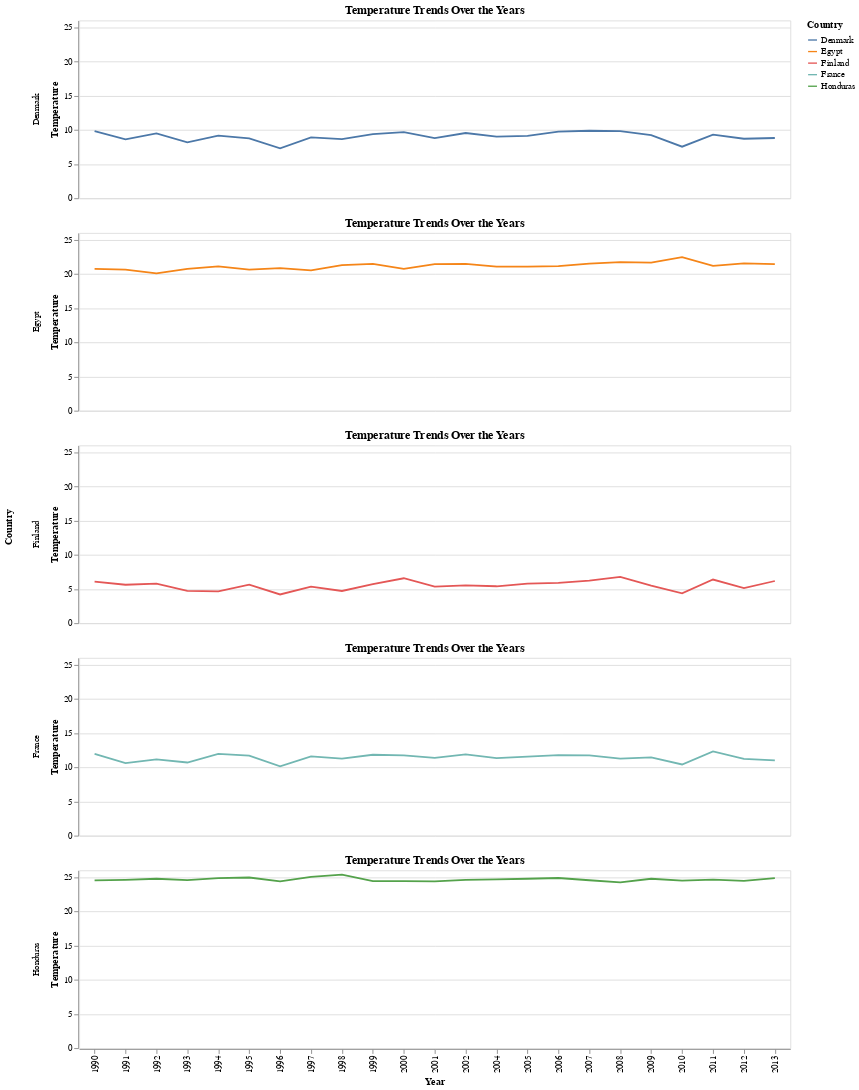

Notebook code cell kept with this figure:
### Code cell
subset_countries = ['Denmark', 'Egypt', 'Finland', 'France', 'Honduras']
subset_data = aggregated_data[aggregated_data['Country'].isin(subset_countries)]

temp_chart = alt.Chart(subset_data).mark_line().encode(
    x='Year:O',
    y='Temperature:Q',
    color='Country:N',
    tooltip=['Country', 'Year', 'Temperature']
).properties(
    width=800,
    height=200,
    title='Temperature Trends Over the Years'
).facet(
    row='Country:N'
)

temp_chart

### Figure 1 — Vega-Lite specification as saved in the notebook (floating-point values rounded to 4 significant figures)
{"config": {"view": {"continuousWidth": 300, "continuousHeight": 300}}, "data": {"name": "data-2c1a88dd7d0448e840ef0e7f35f7e1bb"}, "facet": {"row": {"field": "Country", "type": "nominal"}}, "spec": {"mark": {"type": "line"}, "encoding": {"color": {"field": "Country", "type": "nominal"}, "tooltip": [{"field": "Country", "type": "nominal"}, {"field": "Year", "type": "quantitative"}, {"field": "Temperature", "type": "quantitative"}], "x": {"field": "Year", "type": "ordinal"}, "y": {"field": "Temperature", "type": "quantitative"}}, "height": 200, "title": "Temperature Trends Over the Years", "width": 800}, "$schema": "https://vega.github.io/schema/vega-lite/v5.14.1.json", "datasets": {"data-2c1a88dd7d0448e840ef0e7f35f7e1bb": [{"Country": "Denmark", "Year": 1990, "Yield": 11440000.0, "Pesticides": 869.5, "Temperature": 9.83, "Rainfall": 703.0}, {"Country": "Denmark", "Year": 1991, "Yield": 9092000.0, "Pesticides": 712.2, "Temperature": 8.62, "Rainfall": 703.0}, {"Country": "Denmark", "Year": 1992, "Yield": 8957000.0, "Pesticides": 702.7, "Temperature": 9.47, "Rainfall": 703.0}, {"Country": "Denmark", "Year": 1993, "Yield": 7595000.0, "Pesticides": 631.5, "Temperature": 8.16, "Rainfall": 703.0}, {"Country": "Denmark", "Year": 1994, "Yield": 7812000.0, "Pesticides": 603.6, "Temperature": 9.15, "Rainfall": 703.0}, {"Country": "Denmark", "Year": 1995, "Yield": 7868000.0, "Pesticides": 462.5, "Temperature": 8.75, "Rainfall": 703.0}, {"Country": "Denmark", "Year": 1996, "Yield": 7597000.0, "Pesticides": 565.1, "Temperature": 7.31, "Rainfall": 703.0}, {"Country": "Denmark", "Year": 1997, "Yield": 8009000.0, "Pesticides": 566.2, "Temperature": 8.91, "Rainfall": 703.0}, {"Country": "Denmark", "Year": 1998, "Yield": 8001000.0, "Pesticides": 557.6, "Temperature": 8.65, "Rainfall": 703.0}, {"Country": "Denmark", "Year": 1999, "Yield": 10300000.0, "Pesticides": 441.2, "Temperature": 9.37, "Rainfall": 703.0}, {"Country": "Denmark", "Year": 2000, "Yield": 10510000.0, "Pesticides": 231.3, "Temperature": 9.67, "Rainfall": 703.0}, {"Country": "Denmark", "Year": 2001, "Yield": 10680000.0, "Pesticides": 239.6, "Temperature": 8.78, "Rainfall": 703.0}, {"Country": "Denmark", "Year": 2002, "Yield": 10620000.0, "Pesticides": 441.4, "Temperature": 9.54, "Rainfall": 703.0}, {"Country": "Denmark", "Year": 2004, "Yield": 11740000.0, "Pesticides": 446.2, "Temperature": 9.0, "Rainfall": 703.0}, {"Country": "Denmark", "Year": 2005, "Yield": 11210000.0, "Pesticides": 499.6, "Temperature": 9.11, "Rainfall": 703.0}, {"Country": "Denmark", "Year": 2006, "Yield": 10940000.0, "Pesticides": 494.3, "Temperature": 9.74, "Rainfall": 703.0}, {"Country": "Denmark", "Year": 2007, "Yield": 12940000.0, "Pesticides": 513.4, "Temperature": 9.87, "Rainfall": 703.0}, {"Country": "Denmark", "Year": 2008, "Yield": 10280000.0, "Pesticides": 637.9, "Temperature": 9.82, "Rainfall": 703.0}, {"Country": "Denmark", "Year": 2009, "Yield": 11460000.0, "Pesticides": 436.5, "Temperature": 9.22, "Rainfall": 703.0}, {"Country": "Denmark", "Year": 2010, "Yield": 11260000.0, "Pesticides": 599.3, "Temperature": 7.54, "Rainfall": 703.0}, {"Country": "Denmark", "Year": 2011, "Yield": 11160000.0, "Pesticides": 700.2, "Temperature": 9.31, "Rainfall": 703.0}, {"Country": "Denmark", "Year": 2012, "Yield": 11540000.0, "Pesticides": 917.1, "Temperature": 8.7, "Rainfall": 703.0}, {"Country": "Denmark", "Year": 2013, "Yield": 12230000.0, "Pesticides": 645.9, "Temperature": 8.81, "Rainfall": 703.0}, {"Country": "Egypt", "Year": 1990, "Yield": 11890000.0, "Pesticides": 1782.0, "Temperature": 20.73, "Rainfall": 51.0}, {"Country": "Egypt", "Year": 1991, "Yield": 11980000.0, "Pesticides": 1230.0, "Temperature": 20.64, "Rainfall": 51.0}, {"Country": "Egypt", "Year": 1992, "Yield": 11920000.0, "Pesticides": 900.7, "Temperature": 20.09, "Rainfall": 51.0}, {"Country": "Egypt", "Year": 1993, "Yield": 12120000.0, "Pesticides": 662.5, "Temperature": 20.74, "Rainfall": 51.0}, {"Country": "Egypt", "Year": 1994, "Yield": 12180000.0, "Pesticides": 778.9, "Temperature": 21.1, "Rainfall": 51.0}, {"Country": "Egypt", "Year": 1995, "Yield": 12280000.0, "Pesticides": 798.5, "Temperature": 20.62, "Rainfall": 51.0}, {"Country": "Egypt", "Year": 1996, "Yield": 12500000.0, "Pesticides": 818.2, "Temperature": 20.85, "Rainfall": 51.0}, {"Country": "Egypt", "Year": 1997, "Yield": 12540000.0, "Pesticides": 837.8, "Temperature": 20.52, "Rainfall": 51.0}, {"Country": "Egypt", "Year": 1998, "Yield": 12440000.0, "Pesticides": 857.4, "Temperature": 21.29, "Rainfall": 51.0}, {"Country": "Egypt", "Year": 1999, "Yield": 12360000.0, "Pesticides": 877.1, "Temperature": 21.46, "Rainfall": 51.0}, {"Country": "Egypt", "Year": 2000, "Yield": 12660000.0, "Pesticides": 896.7, "Temperature": 20.74, "Rainfall": 51.0}, {"Country": "Egypt", "Year": 2001, "Yield": 12760000.0, "Pesticides": 916.3, "Temperature": 21.45, "Rainfall": 51.0}, {"Country": "Egypt", "Year": 2002, "Yield": 13040000.0, "Pesticides": 936.0, "Temperature": 21.46, "Rainfall": 51.0}, {"Country": "Egypt", "Year": 2004, "Yield": 13370000.0, "Pesticides": 975.3, "Temperature": 21.06, "Rainfall": 51.0}, {"Country": "Egypt", "Year": 2005, "Yield": 13330000.0, "Pesticides": 994.9, "Temperature": 21.08, "Rainfall": 51.0}, {"Country": "Egypt", "Year": 2006, "Yield": 12960000.0, "Pesticides": 1779.0, "Temperature": 21.15, "Rainfall": 51.0}, {"Country": "Egypt", "Year": 2007, "Yield": 13400000.0, "Pesticides": 1656.0, "Temperature": 21.51, "Rainfall": 51.0}, {"Country": "Egypt", "Year": 2008, "Yield": 13790000.0, "Pesticides": 1732.0, "Temperature": 21.74, "Rainfall": 51.0}, {"Country": "Egypt", "Year": 2009, "Yield": 14230000.0, "Pesticides": 1639.0, "Temperature": 21.67, "Rainfall": 51.0}, {"Country": "Egypt", "Year": 2010, "Yield": 13760000.0, "Pesticides": 2108.0, "Temperature": 22.46, "Rainfall": 51.0}, {"Country": "Egypt", "Year": 2011, "Yield": 13670000.0, "Pesticides": 2354.0, "Temperature": 21.18, "Rainfall": 51.0}, {"Country": "Egypt", "Year": 2012, "Yield": 14020000.0, "Pesticides": 2544.0, "Temperature": 21.55, "Rainfall": 51.0}, {"Country": "Egypt", "Year": 2013, "Yield": 13860000.0, "Pesticides": 2483.0, "Temperature": 21.44, "Rainfall": 51.0}, {"Country": "Finland", "Year": 1990, "Yield": 6902000.0, "Pesticides": 323.6, "Temperature": 6.07, "Rainfall": 536.0}, {"Country": "Finland", "Year": 1991, "Yield": 6959000.0, "Pesticides": 285.7, "Temperature": 5.62, "Rainfall": 536.0}, {"Country": "Finland", "Year": 1992, "Yield": 6855000.0, "Pesticides": 294.7, "Temperature": 5.8, "Rainfall": 536.0}, {"Country": "Finland", "Year": 1993, "Yield": 6936000.0, "Pesticides": 260.5, "Temperature": 4.74, "Rainfall": 536.0}, {"Country": "Finland", "Year": 1994, "Yield": 7887000.0, "Pesticides": 253.6, "Temperature": 4.66, "Rainfall": 536.0}, {"Country": "Finland", "Year": 1995, "Yield": 7020000.0, "Pesticides": 158.4, "Temperature": 5.63, "Rainfall": 536.0}, {"Country": "Finland", "Year": 1996, "Yield": 7426000.0, "Pesticides": 161.4, "Temperature": 4.2, "Rainfall": 536.0}, {"Country": "Finland", "Year": 1997, "Yield": 7673000.0, "Pesticides": 199.6, "Temperature": 5.36, "Rainfall": 536.0}, {"Country": "Finland", "Year": 1998, "Yield": 6594000.0, "Pesticides": 255.7, "Temperature": 4.71, "Rainfall": 536.0}, {"Country": "Finland", "Year": 1999, "Yield": 7920000.0, "Pesticides": 269.6, "Temperature": 5.7, "Rainfall": 536.0}, {"Country": "Finland", "Year": 2000, "Yield": 7842000.0, "Pesticides": 244.3, "Temperature": 6.57, "Rainfall": 536.0}, {"Country": "Finland", "Year": 2001, "Yield": 8452000.0, "Pesticides": 279.4, "Temperature": 5.35, "Rainfall": 536.0}, {"Country": "Finland", "Year": 2002, "Yield": 8884000.0, "Pesticides": 334.0, "Temperature": 5.54, "Rainfall": 536.0}, {"Country": "Finland", "Year": 2004, "Yield": 8610000.0, "Pesticides": 342.9, "Temperature": 5.4, "Rainfall": 536.0}, {"Country": "Finland", "Year": 2005, "Yield": 9509000.0, "Pesticides": 352.5, "Temperature": 5.8, "Rainfall": 536.0}, {"Country": "Finland", "Year": 2006, "Yield": 9409000.0, "Pesticides": 377.4, "Temperature": 5.91, "Rainfall": 536.0}, {"Country": "Finland", "Year": 2007, "Yield": 9709000.0, "Pesticides": 298.1, "Temperature": 6.23, "Rainfall": 536.0}, {"Country": "Finland", "Year": 2008, "Yield": 9626000.0, "Pesticides": 286.2, "Temperature": 6.77, "Rainfall": 536.0}, {"Country": "Finland", "Year": 2009, "Yield": 10270000.0, "Pesticides": 350.6, "Temperature": 5.49, "Rainfall": 536.0}, {"Country": "Finland", "Year": 2010, "Yield": 9908000.0, "Pesticides": 290.8, "Temperature": 4.36, "Rainfall": 536.0}, {"Country": "Finland", "Year": 2011, "Yield": 11260000.0, "Pesticides": 304.1, "Temperature": 6.38, "Rainfall": 536.0}, {"Country": "Finland", "Year": 2012, "Yield": 10190000.0, "Pesticides": 312.9, "Temperature": 5.12, "Rainfall": 536.0}, {"Country": "Finland", "Year": 2013, "Yield": 10660000.0, "Pesticides": 344.1, "Temperature": 6.17, "Rainfall": 536.0}, {"Country": "France", "Year": 1990, "Yield": 11020000.0, "Pesticides": 17760.0, "Temperature": 11.96, "Rainfall": 867.0}, {"Country": "France", "Year": 1991, "Yield": 11380000.0, "Pesticides": 18810.0, "Temperature": 10.6, "Rainfall": 867.0}, {"Country": "France", "Year": 1992, "Yield": 12230000.0, "Pesticides": 15500.0, "Temperature": 11.15, "Rainfall": 867.0}, {"Country": "France", "Year": 1993, "Yield": 11970000.0, "Pesticides": 16720.0, "Temperature": 10.7, "Rainfall": 867.0}, {"Country": "France", "Year": 1994, "Yield": 12300000.0, "Pesticides": 16280.0, "Temperature": 11.96, "Rainfall": 867.0}, {"Country": "France", "Year": 1995, "Yield": 12650000.0, "Pesticides": 8513.0, "Temperature": 11.69, "Rainfall": 867.0}, {"Country": "France", "Year": 1996, "Yield": 13000000.0, "Pesticides": 8729.0, "Temperature": 10.14, "Rainfall": 867.0}, {"Country": "France", "Year": 1997, "Yield": 13240000.0, "Pesticides": 19960.0, "Temperature": 11.59, "Rainfall": 867.0}, {"Country": "France", "Year": 1998, "Yield": 13250000.0, "Pesticides": 19590.0, "Temperature": 11.25, "Rainfall": 867.0}, {"Country": "France", "Year": 1999, "Yield": 14040000.0, "Pesticides": 20850.0, "Temperature": 11.83, "Rainfall": 867.0}, {"Country": "France", "Year": 2000, "Yield": 14470000.0, "Pesticides": 11300.0, "Temperature": 11.74, "Rainfall": 867.0}, {"Country": "France", "Year": 2001, "Yield": 13920000.0, "Pesticides": 11530.0, "Temperature": 11.37, "Rainfall": 867.0}, {"Country": "France", "Year": 2002, "Yield": 14950000.0, "Pesticides": 9574.0, "Temperature": 11.87, "Rainfall": 867.0}, {"Country": "France", "Year": 2004, "Yield": 15380000.0, "Pesticides": 8718.0, "Temperature": 11.34, "Rainfall": 867.0}, {"Country": "France", "Year": 2005, "Yield": 15790000.0, "Pesticides": 8967.0, "Temperature": 11.55, "Rainfall": 867.0}, {"Country": "France", "Year": 2006, "Yield": 15590000.0, "Pesticides": 8176.0, "Temperature": 11.79, "Rainfall": 867.0}, {"Country": "France", "Year": 2007, "Yield": 13590000.0, "Pesticides": 8814.0, "Temperature": 11.75, "Rainfall": 867.0}, {"Country": "France", "Year": 2008, "Yield": 13490000.0, "Pesticides": 14290.0, "Temperature": 11.28, "Rainfall": 867.0}, {"Country": "France", "Year": 2009, "Yield": 13890000.0, "Pesticides": 11580.0, "Temperature": 11.46, "Rainfall": 867.0}, {"Country": "France", "Year": 2010, "Yield": 13360000.0, "Pesticides": 11260.0, "Temperature": 10.41, "Rainfall": 867.0}, {"Country": "France", "Year": 2011, "Yield": 13830000.0, "Pesticides": 5592.0, "Temperature": 12.33, "Rainfall": 867.0}, {"Country": "France", "Year": 2012, "Yield": 14050000.0, "Pesticides": 5802.0, "Temperature": 11.22, "Rainfall": 867.0}, {"Country": "France", "Year": 2013, "Yield": 13950000.0, "Pesticides": 6086.0, "Temperature": 11.01, "Rainfall": 867.0}, {"Country": "Honduras", "Year": 1990, "Yield": 5859000.0, "Pesticides": 510.2, "Temperature": 24.53, "Rainfall": 1976.0}, {"Country": "Honduras", "Year": 1991, "Yield": 5905000.0, "Pesticides": 392.7, "Temperature": 24.61, "Rainfall": 1976.0}, {"Country": "Honduras", "Year": 1992, "Yield": 5958000.0, "Pesticides": 647.9, "Temperature": 24.77, "Rainfall": 1976.0}, {"Country": "Honduras", "Year": 1993, "Yield": 6242000.0, "Pesticides": 1129.0, "Temperature": 24.58, "Rainfall": 1976.0}, {"Country": "Honduras", "Year": 1994, "Yield": 6066000.0, "Pesticides": 909.8, "Temperature": 24.87, "Rainfall": 1976.0}, {"Country": "Honduras", "Year": 1995, "Yield": 6008000.0, "Pesticides": 1301.0, "Temperature": 24.95, "Rainfall": 1976.0}, {"Country": "Honduras", "Year": 1996, "Yield": 6399000.0, "Pesticides": 1078.0, "Temperature": 24.39, "Rainfall": 1976.0}, {"Country": "Honduras", "Year": 1997, "Yield": 6382000.0, "Pesticides": 1164.0, "Temperature": 25.03, "Rainfall": 1976.0}, {"Country": "Honduras", "Year": 1998, "Yield": 6396000.0, "Pesticides": 582.8, "Temperature": 25.37, "Rainfall": 1976.0}, {"Country": "Honduras", "Year": 1999, "Yield": 5958000.0, "Pesticides": 398.1, "Temperature": 24.41, "Rainfall": 1976.0}, {"Country": "Honduras", "Year": 2000, "Yield": 6083000.0, "Pesticides": 729.8, "Temperature": 24.43, "Rainfall": 1976.0}, {"Country": "Honduras", "Year": 2001, "Yield": 6258000.0, "Pesticides": 190.3, "Temperature": 24.4, "Rainfall": 1976.0}, {"Country": "Honduras", "Year": 2002, "Yield": 6343000.0, "Pesticides": 295.6, "Temperature": 24.61, "Rainfall": 1976.0}, {"Country": "Honduras", "Year": 2004, "Yield": 7021000.0, "Pesticides": 506.1, "Temperature": 24.68, "Rainfall": 1976.0}, {"Country": "Honduras", "Year": 2005, "Yield": 7325000.0, "Pesticides": 611.4, "Temperature": 24.77, "Rainfall": 1976.0}, {"Country": "Honduras", "Year": 2006, "Yield": 7527000.0, "Pesticides": 328.7, "Temperature": 24.88, "Rainfall": 1976.0}, {"Country": "Honduras", "Year": 2007, "Yield": 7860000.0, "Pesticides": 416.9, "Temperature": 24.55, "Rainfall": 1976.0}, {"Country": "Honduras", "Year": 2008, "Yield": 7931000.0, "Pesticides": 393.2, "Temperature": 24.25, "Rainfall": 1976.0}, {"Country": "Honduras", "Year": 2009, "Yield": 8266000.0, "Pesticides": 346.0, "Temperature": 24.77, "Rainfall": 1976.0}, {"Country": "Honduras", "Year": 2010, "Yield": 7399000.0, "Pesticides": 446.8, "Temperature": 24.49, "Rainfall": 1976.0}, {"Country": "Honduras", "Year": 2011, "Yield": 7579000.0, "Pesticides": 484.2, "Temperature": 24.63, "Rainfall": 1976.0}, {"Country": "Honduras", "Year": 2012, "Yield": 7843000.0, "Pesticides": 573.5, "Temperature": 24.47, "Rainfall": 1976.0}, {"Country": "Honduras", "Year": 2013, "Yield": 8080000.0, "Pesticides": 1214.0, "Temperature": 24.86, "Rainfall": 1976.0}]}}
